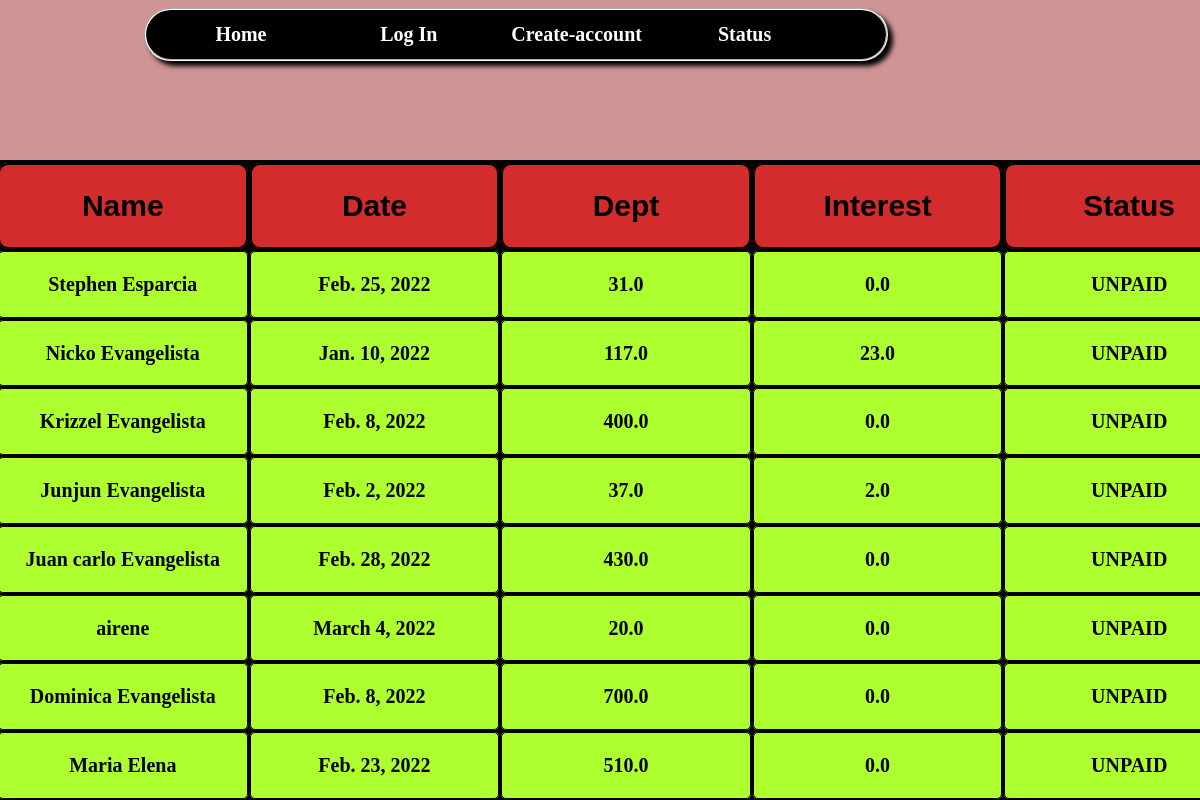
The app's page /status/ with its own data.
### base/models.py (models this page shows, shortened)
class Information(models.Model):
    name = models.CharField(max_length=200)
    host = models.ForeignKey(Name, on_delete=models.CASCADE)
    age = models.IntegerField(default=0)
    dept = models.FloatField(default=0)
    balance = models.FloatField(default=0)
    interest = models.FloatField(default=0)
    bool = models.BooleanField(default=False)
    date = models.DateTimeField(default=datetime.date.today())
    birthday = models.DateTimeField(default=datetime.date(2004, 5, 11))
    interest_bool = models.BooleanField(default=True)

### base/views.py (the view)
# urls.py: path('status/', views.status, name='status')
def status(request):
    ls = Name.objects.all()
    return render(request, 'status.html', {'info': ls})

### templates/status.html
{% load static%}
{% include 'nave_bar.html'%}
{% block content%}
<link rel="stylesheet" href="{%static 'base/css_files/status.css'%}" type="text/css">
<div class="list-container">
    <table border="1px">
        <tr align="center" id="honey">
            <th>Name</th>
            <th>Date</th>
            <th>Dept</th>
            <th>Interest</th>
            <th>Status</th>
        </tr>
   {%for i in info%}
        {%for v in i.information_set.all%}
             <tr>
                 <td>{{v.name}}</td>
                 <td>{{v.date.date}}</td>
                 <td>{{v.balance}}</td>
                 <td>{{v.interest}}</td>
                 {%if v.balance < 1%}
                 <td>PAID</td>
                 {%else%}
                 <td>UNPAID</td>
                 {%endif%}
             </tr>
        {%endfor%}
   {%endfor%}
</table>
</div>
{%endblock%}

### templates/nave_bar.html (shortened to what this page needs)
{% load static %}
<html>
    <link rel="stylesheet" href="{% static 'base/css_files/nav_bar.css'%}">
<body>
{% block content %}
    <div id="nav-bar">
    <table border="0px">
        <tr>
            <th><a href="{% url 'home'%}">Home</a></th>
            <th><a href="{% url 'log_in' %}">Log In</a></th>
            <th><a href="{% url 'create-account'%}">Create-account</a> </th>
            <th ><a href="{%url 'status'%}">Status</a></th>
        </tr>
    </table>
    </div>
{% endblock %}
</body>
</html>

### base/static/base/css_files/nav_bar.css (style rules this page uses)
#nav-bar { border: 2px groove white; width: 60%; padding: 10px; background: black; box-shadow: 5px 5px 5px black; border-radius: 30px; position: fixed; left: 12%; }
#nav-bar table th a { text-decoration: none; color: white; }
#nav-bar table th { width: 20%; font-size: 20px; }

### base/static/base/css_files/status.css (style rules this page uses)
.list-container { position: absolute; top: 20%; border: 1px solid; height: 80%; width: 105%; left: -5px; }
.list-container table { height: 100%; width: 100%; text-align: center; font-weight: bold; font-size: 20px; border: hidden; background: black; }
html { background: white; background: rgb(207, 149, 149); }
.list-container table tr { background: greenyellow; }
.list-container table tr td { border-radius: 5px; border: 1px solid black; padding: 10px; width: 20%; font-size: 20px; }
.list-container table tr th { border-radius: 4px; padding: 10px; font-size: 30px; font-family: Impact, Haettenschweiler, 'Arial Narrow Bold', sans-serif; border-radius: 10px; width: 20%; border: 2px solid black; }
.list-container table #honey { background: rgb(211, 44, 44); }

### records on screen
Information: name "Stephen Esparcia", date "Feb. 25, 2022", balance "31.0", interest "0.0", shows "UNPAID"
Information: name "Nicko Evangelista", date "Jan. 10, 2022", balance "117.0", interest "23.0", shows "UNPAID"
Information: name "Krizzel Evangelista", date "Feb. 8, 2022", balance "400.0", interest "0.0", shows "UNPAID"
Information: name "Junjun Evangelista", date "Feb. 2, 2022", balance "37.0", interest "2.0", shows "UNPAID"
Information: name "Juan carlo Evangelista", date "Feb. 28, 2022", balance "430.0", interest "0.0", shows "UNPAID"
Information: name "airene", date "March 4, 2022", balance "20.0", interest "0.0", shows "UNPAID"
Information: name "Dominica Evangelista", date "Feb. 8, 2022", balance "700.0", interest "0.0", shows "UNPAID"
Information: name "Maria Elena", date "Feb. 23, 2022", balance "510.0", interest "0.0", shows "UNPAID"
